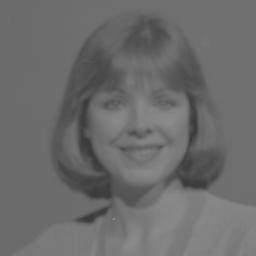
#> input picture ContrastStretching/contr2.jpg, 256 x 256 px
$ python contrasStretching.py
#> lines starting #> are read from the running program, lines starting #| are printed output that depends on the picture; after the words box and inside, x2 and y2 are one past the last pixel; in counts of white or black regions, pixels touching at a corner belong together
import cv2
import numpy as np
from matplotlib import pyplot as plt

img = cv2.imread('contr2.jpg')
#> img is the input picture: shape (256, 256, 3); min 56, max 139, mean 107.8

#Mostramos la imagen original
cv2.imshow('oring', img)
cv2.waitKey(0)

#Obtenemos el largo y ancho
height = np.size(img, 0)
#> height = 256
width = np.size(img, 1)
#> width = 256

#Aplicamos Contrast Stretching
for i in range (width-1):
    for j in range (height-1):
        b,g,r=img[j,i]
        #Aqui sacamos la parte constante
        temp=(255/(140-55))+0
        #Aqui aplicamos la constante
        #Y modificamos el pixel
        img[j,i]=(img[j,i]-55)*temp
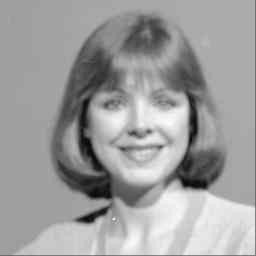
#> img: shape (256, 256, 3); min 3, max 252, mean 157.8


cv2.imshow('chica BW', img)
cv2.waitKey(0)

####################################

img2 = cv2.imread('contr2.jpg')

#Aqui agregamos un outliers a la imagen
for i in range (20):
    for j in range (20):
        img2[j,i]=0
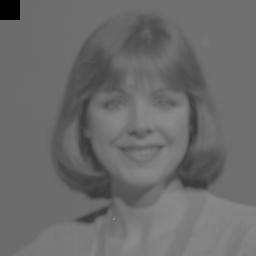
#> img2: shape (256, 256, 3); 0.61% of pixels changed, all inside (x1, y1, x2, y2) = (0, 0, 20, 20)

cv2.imshow('chica BW con outlier', img2)
cv2.waitKey(0)

#Obtenemos el histograma
color = ('b','g','r')
for i, c in enumerate(color):
    hist = cv2.calcHist([img2], [i], None, [256], [0, 256])
    plt.plot(hist, color = c)
    plt.xlim([0,256])

#Muestra el histograma
plt.show()
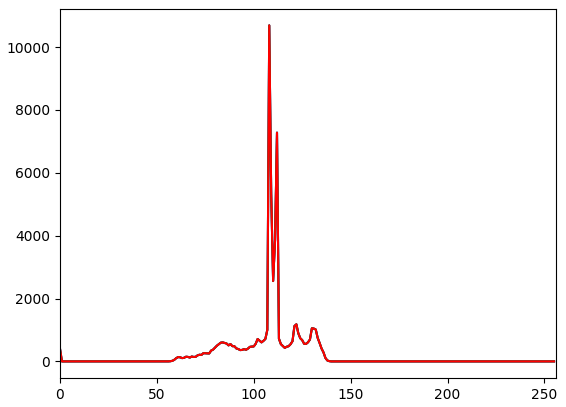
#> figure drawn by matplotlib, 1 panel; curve peaks at x = 108, y = 10688; curve peaks at x = 108, y = 10688; curve peaks at x = 108, y = 10688

#TODO Aqui falta aplicar con los limites
#Aplicamos Contrast Stretching limitado
for i in range (width-1):
    for j in range (height-1):
        b,g,r=img2[j,i]
        #Aqui sacamos la parte constante
        #c=140 y d=55 -> c=
        porcentaje=0#(140-55)*0.1
        d=133-porcentaje
        c=70+porcentaje
        temp=(255/(d-c))+0
        #Aqui aplicamos la constante
        #Y modificamos el pixel
        temp=(b-c)*temp
        if(temp>255):
            temp=255
        if(temp<0):
            temp=0
        img2[j,i]=temp
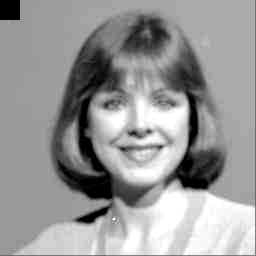
#> img2: shape (256, 256, 3); min 0, max 255, mean 151.1


cv2.imshow('chica BW con limites', img2)
cv2.waitKey(0)

cv2.destroyAllWindows()
